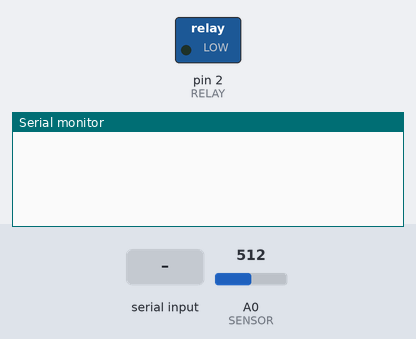
The sketch below on a simulated Arduino Uno, built with avr-gcc and run on an emulated ATmega328P. On the bench: switched loads named in the sketch (green lamp = pin HIGH), the last lines printed to the serial monitor. Inputs (shaded band) come from the test bench; at power-on: A0 (SENSOR) = 512.

Above: at 1.2 s.
1.3 s: "status\n" received over the second serial link
At 2.5 s:
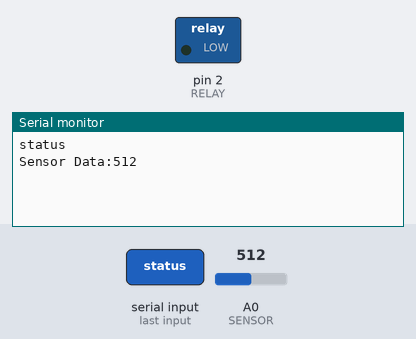
2.8 s: "relay\n" received over the second serial link
At 3.9 s:
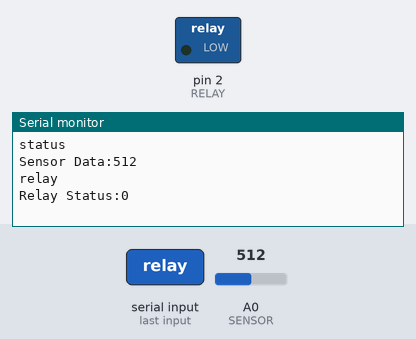
4.3 s: "0\n" received over the second serial link
At 4.8 s:
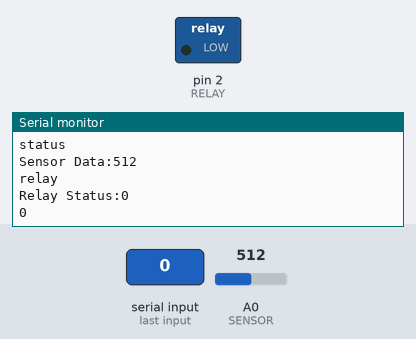

The sketch:

Arduino.ino
```cpp
#include <SoftwareSerial.h>

#define RELAY  2
#define SENSOR A0

/* Commands:
 *   status  --> To read the sendor data
 *   relay:1 --> Turn on the relay
 *   relay:0 --> Turn off the relay
 */

SoftwareSerial dbgSerial(10, 11); // RX, TX
//Rx of Ard(10) --- Tx of EsP
//Tx of Ard(11) --- Rx of EsP

char str[50];
int relayStatus=0;

void setup()
{
  // Open serial communications and wait for port to open:
  dbgSerial.begin(9600);
  dbgSerial.setTimeout(5000);

  Serial.begin(9600);
  Serial.setTimeout(5000);

  pinMode(RELAY,OUTPUT);
}
void loop()
{
   int analogValue;

    if(getString(str)>0)                      /*Check for recived Command, Function will return non zero number if command is received */
    {
        if(strncmp(str,"status",6)==0)
        {
          Serial.write("Sensor Data:");      /* Send the Sensor data connected to A0 */
          analogValue = analogRead(SENSOR);
          Serial.println(analogValue);

          dbgSerial.write("Sensor Data:");
          analogValue = analogRead(SENSOR);
          dbgSerial.println(analogValue);
        }
        else if(strncmp(str,"relay",5)==0)
        {
          if(str[6] == '0')                  /* Turn Off the relay as requested */
          {
             relayStatus = 0;
             digitalWrite(RELAY,0);
             Serial.write("Relay Turned Off\r\n");
          }
          else if(str[6] == '1')            /* Turn On the relay as requested */
          {
             relayStatus = 1;
             digitalWrite(RELAY,1);
             Serial.write("Relay Turned On\r\n");
          }
          else
          {
            Serial.write("Relay Status:");
            Serial.println(relayStatus);
          }
        }
    }
}


/* Read Command from ESP */
unsigned int getString(char *ptr)
{
   unsigned int i=0;
   char ch;

   while(1)
   {
      if(dbgSerial.available())
       {
          ch = dbgSerial.read();   /* Read a char from ESP */

          if(ch !=-1)
            {
                Serial.write(ch);   /* Send the Reecived char to Serial Port. Used for debugging */

                if((ch == '\n') || (ch == '\r'))
                  {
                    ptr[i] = 0;     /* Received EOL(string), break the loop and service the request*/
                    break;
                  }
                else if((ch == '\b') && (i))
                 {
                     i--;
                 }
                else
                 {
                    ptr[i++] = ch;  /* Copy the data received from ESP to buffer */
                  }
             }
       }
   }
   return i;
}
```

Measured:
- after the input at 1.3 s, the serial monitor: prints a new line at once (image 1)
- after the input at 2.8 s, the serial monitor: prints a new line at once (image 2)
- after the input at 4.3 s, the serial monitor: prints a new line at once (image 3)
